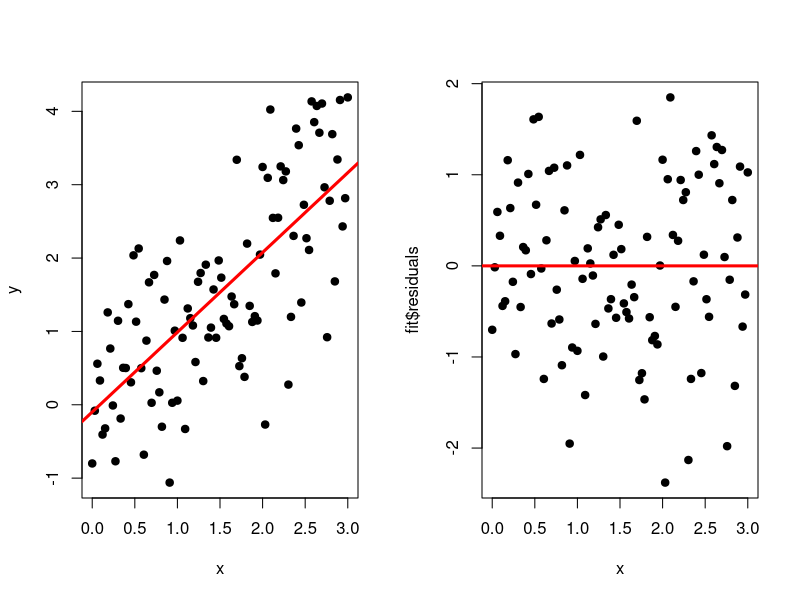

Recreate this plot in R.
x <- seq(0,3,length=100)
y <- rnorm(100,mean=x)

fit <- lm(y~x)

par(mfrow=c(1,2))

plot(x,y,pch=19)
abline(fit, col="red", lwd=3)

plot(x,fit$residuals, pch=19)
abline(c(0,0), col="red", lwd=3)
